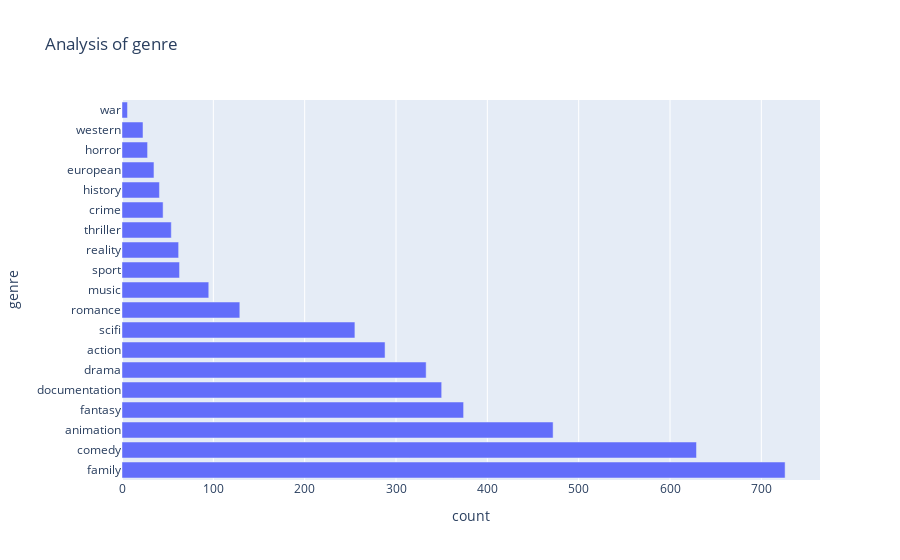

Here is the notebook cell this chart was saved with:
### Code cell
x=px.bar(df_genre,y='genre',x='count',title='Analysis of genre')
x.show()

### Figure 1 — Plotly figure (JSON) as saved in the notebook; plotly's stock layout.template omitted (floating-point values rounded to 4 significant figures)
{"data": [{"alignmentgroup": "True", "hovertemplate": "count=%{x}<br>genre=%{y}<extra></extra>", "legendgroup": "", "marker": {"color": "#636efa", "pattern": {"shape": ""}}, "name": "", "offsetgroup": "", "orientation": "h", "showlegend": false, "textposition": "auto", "type": "bar", "x": [726, 629, 472, 374, 350, 333, 288, 255, 129, 95, 63, 62, 54, 45, 41, 35, 28, 23, 6], "xaxis": "x", "y": ["family", "comedy", "animation", "fantasy", "documentation", "drama", "action", "scifi", "romance", "music", "sport", "reality", "thriller", "crime", "history", "european", "horror", "western", "war"], "yaxis": "y"}], "layout": {"autosize": true, "barmode": "relative", "legend": {"tracegroupgap": 0}, "title": {"text": "Analysis of genre"}, "xaxis": {"anchor": "y", "autorange": true, "domain": [0, 1], "range": [0, 764.2], "title": {"text": "count"}, "type": "linear"}, "yaxis": {"anchor": "x", "autorange": true, "domain": [0, 1], "range": [-0.5, 18.5], "title": {"text": "genre"}, "type": "category"}}}
